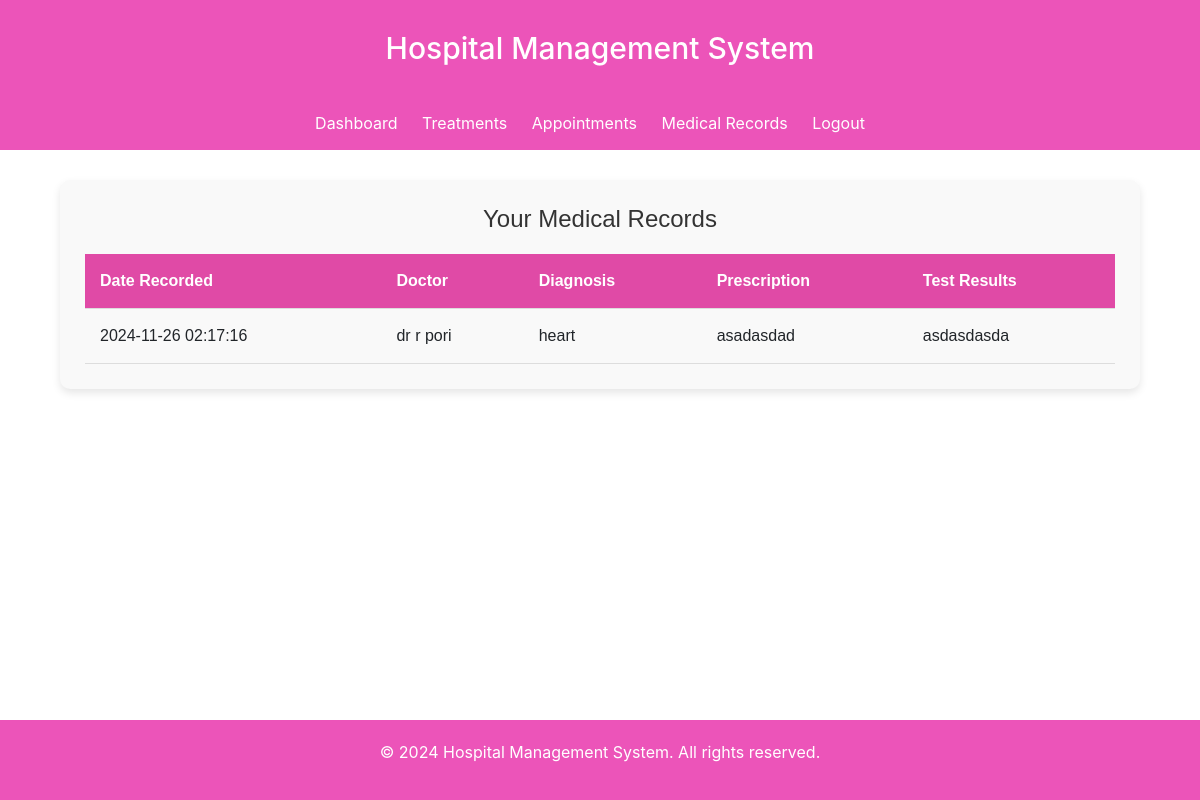
The page /patient/view_records.php (signed in) on the database its author committed.
### tables this page shows
CREATE TABLE `medical_records` (
  `record_id` int(11) NOT NULL,
  `patient_id` int(11) NOT NULL,
  `doctor_id` int(11) NOT NULL,
  `diagnosis` text NOT NULL,
  `prescription` text NOT NULL,
  `test_results` text DEFAULT NULL,
  `date_recorded` datetime DEFAULT current_timestamp()
);

CREATE TABLE `doctors` (
  `doctor_id` int(11) NOT NULL,
  `first_name` varchar(50) NOT NULL,
  `last_name` varchar(50) NOT NULL,
  `specialization` varchar(100) NOT NULL,
  `contact_number` varchar(15) NOT NULL,
  `email` varchar(100) NOT NULL,
  `username` varchar(50) NOT NULL,
  `password` varchar(255) NOT NULL,
  `created_at` timestamp NOT NULL DEFAULT current_timestamp()
);

### patient/view_records.php (the view, shortened to what this page needs)
<?php
include '../config/db.php';
include '../includes/patientNav.php';
$patient_id = $_SESSION['patient_id'];
$sql = "SELECT r.record_id, r.diagnosis, r.prescription, r.test_results,
        d.first_name AS doctor_first_name, d.last_name AS doctor_last_name, r.date_recorded
        FROM medical_records r
        JOIN doctors d ON r.doctor_id = d.doctor_id
        WHERE r.patient_id = ?";
$stmt = $conn->prepare($sql);
$stmt->execute([$patient_id]);
$records = $stmt->fetchAll();
?>
<div class="common-container">
    <h2>Your Medical Records</h2>
    <table class="common-table">
        <thead>
            <tr>
                <th>Date Recorded</th>
                <th>Doctor</th>
                <th>Diagnosis</th>
                <th>Prescription</th>
                <th>Test Results</th>
            </tr>
        </thead>
        <tbody>
            <?php foreach ($records as $record): ?>
                <tr>
                    <td><?php echo htmlspecialchars($record['date_recorded']); ?></td>
                    <td><?php echo htmlspecialchars($record['doctor_first_name'] . ' ' . $record['doctor_last_name']); ?></td>
                    <td><?php echo htmlspecialchars($record['diagnosis']); ?></td>
                    <td><?php echo htmlspecialchars($record['prescription']); ?></td>
                    <td><?php echo htmlspecialchars($record['test_results']); ?></td>
                </tr>
            <?php endforeach; ?>
        </tbody>
    </table>
</div>
<?php include '../includes/footer.php'; ?>

### assets/css/styles.css (style rules this page uses)
body { font-family: Arial, sans-serif; margin: 0; padding: 0; background-color: #f4f4f4; }
.common-container { width: 90%; margin: 30px auto; padding: 25px; background-color: #f9f9f9; border-radius: 10px; box-shadow: 0 4px 8px rgba(0, 0, 0, 0.1); font-family: Arial, sans-serif; }
.common-container h2 { margin-bottom: 20px; font-size: 24px; color: #333; text-align: center; }
.common-table { width: 100%; border-collapse: collapse; margin-top: 20px; overflow-x: auto; }
.common-table thead { background-color: #e04aa6; color: white; }
.common-table th, .common-table td { padding: 15px; text-align: left; border-bottom: 1px solid #ddd; }

### rows shown on the page
medical_records: date_recorded "2024-11-26 02:17:16", doctor.last_name "dr r pori", diagnosis "heart", prescription "asadasdad", test_results "asdasdasda"
